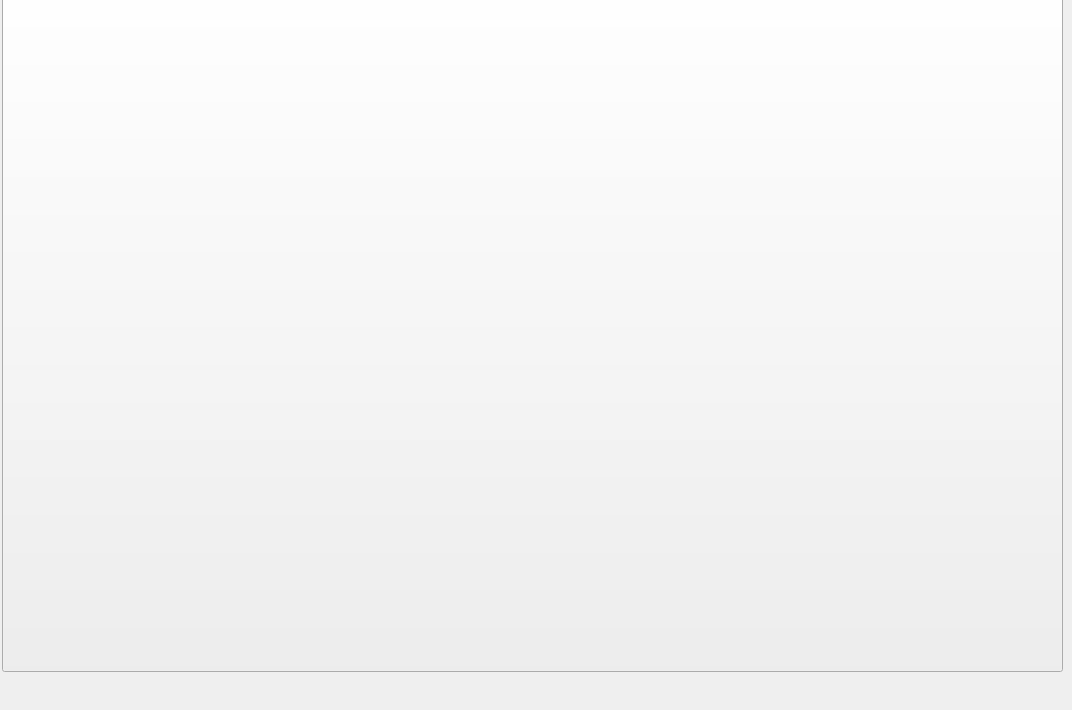
                  <widget class="QWidget" name="page_home">
                   <widget class="QLabel" name="label_6">
                    <property name="geometry">
                     <rect>
                      <x>12</x>
                      <y>12</y>
                      <width>20</width>
                      <height>47</height>
                     </rect>
                    </property>
                    <property name="font">
                     <font>
                      <family>Segoe UI</family>
                      <pointsize>40</pointsize>
                     </font>
                    </property>
                    <property name="styleSheet">
                     <string notr="true"/>
                    </property>
                    <property name="text">
                     <string/>
                    </property>
                    <property name="alignment">
                     <set>Qt::AlignCenter</set>
                    </property>
                   </widget>
                   <widget class="QLabel" name="label_7">
                    <property name="geometry">
                     <rect>
                      <x>12</x>
                      <y>378</y>
                      <width>16</width>
                      <height>18</height>
                     </rect>
                    </property>
                    <property name="font">
                     <font>
                      <family>Segoe UI</family>
                      <pointsize>15</pointsize>
                     </font>
                    </property>
                    <property name="text">
                     <string/>
                    </property>
                    <property name="alignment">
                     <set>Qt::AlignCenter</set>
                    </property>
                   </widget>
                   <widget class="QLabel" name="label">
                    <property name="geometry">
                     <rect>
                      <x>480</x>
                      <y>230</y>
                      <width>231</width>
                      <height>101</height>
                     </rect>
                    </property>
                    <property name="styleSheet">
                     <string notr="true">font: 48pt &quot;.AppleSystemUIFont&quot;;</string>
                    </property>
                    <property name="text">
                     <string>ARPI</string>
                    </property>
                   </widget>
                   <widget class="QPushButton" name="pushmebutton">
                    <property name="geometry">
                     <rect>
                      <x>2</x>
                      <y>-29</y>
                      <width>1061</width>
                      <height>701</height>
                     </rect>
                    </property>
                    <property name="text">
                     <string/>
                    </property>
                   </widget>
                  </widget>
